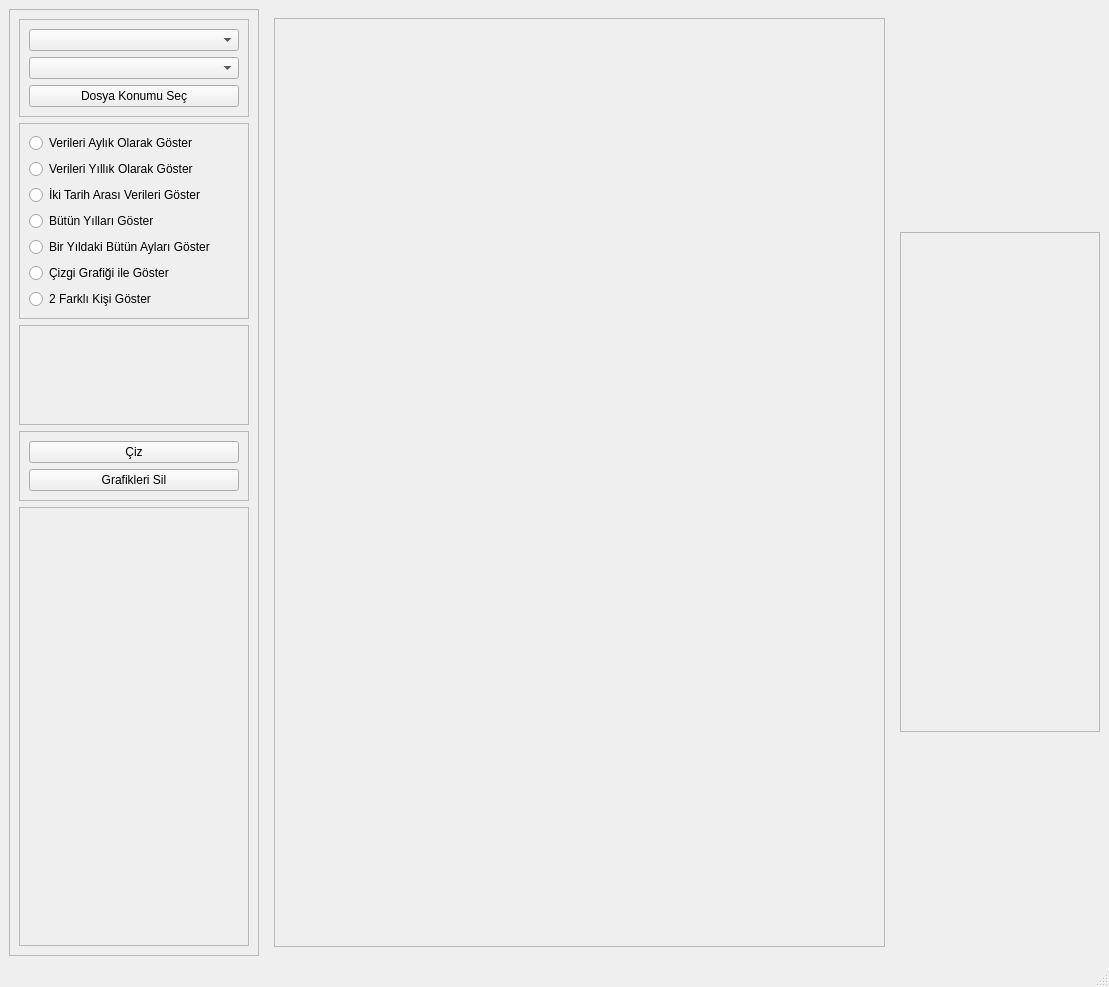
<?xml version="1.0" encoding="UTF-8"?>
<ui version="4.0">
 <class>MainWindow</class>
 <widget class="QMainWindow" name="MainWindow">
  <property name="geometry">
   <rect>
    <x>0</x>
    <y>0</y>
    <width>1109</width>
    <height>987</height>
   </rect>
  </property>
  <property name="windowTitle">
   <string>MainWindow</string>
  </property>
  <widget class="QWidget" name="centralwidget">
   <layout class="QHBoxLayout" name="horizontalLayout">
    <item>
     <widget class="QFrame" name="controlFrame">
      <property name="minimumSize">
       <size>
        <width>0</width>
        <height>0</height>
       </size>
      </property>
      <property name="maximumSize">
       <size>
        <width>250</width>
        <height>1000</height>
       </size>
      </property>
      <property name="frameShape">
       <enum>QFrame::StyledPanel</enum>
      </property>
      <property name="frameShadow">
       <enum>QFrame::Raised</enum>
      </property>
      <layout class="QVBoxLayout" name="verticalLayout_6">
       <item>
        <widget class="QFrame" name="frameFiles">
         <property name="minimumSize">
          <size>
           <width>0</width>
           <height>0</height>
          </size>
         </property>
         <property name="frameShape">
          <enum>QFrame::StyledPanel</enum>
         </property>
         <property name="frameShadow">
          <enum>QFrame::Raised</enum>
         </property>
         <layout class="QVBoxLayout" name="verticalLayout_2">
          <item>
           <widget class="QComboBox" name="cbFileName"/>
          </item>
          <item>
           <widget class="QComboBox" name="cbFileName_2"/>
          </item>
          <item>
           <widget class="QPushButton" name="pbFilePath">
            <property name="text">
             <string>Dosya Konumu Seç</string>
            </property>
           </widget>
          </item>
         </layout>
        </widget>
       </item>
       <item>
        <widget class="QFrame" name="frameChosen">
         <property name="frameShape">
          <enum>QFrame::StyledPanel</enum>
         </property>
         <property name="frameShadow">
          <enum>QFrame::Raised</enum>
         </property>
         <layout class="QVBoxLayout" name="verticalLayout_4">
          <item>
           <widget class="QRadioButton" name="rbMonth">
            <property name="text">
             <string>Verileri Aylık Olarak Göster</string>
            </property>
           </widget>
          </item>
          <item>
           <widget class="QRadioButton" name="rbYear">
            <property name="text">
             <string>Verileri Yıllık Olarak Göster</string>
            </property>
           </widget>
          </item>
          <item>
           <widget class="QRadioButton" name="rbPeriod">
            <property name="text">
             <string>İki Tarih Arası Verileri Göster</string>
            </property>
           </widget>
          </item>
          <item>
           <widget class="QRadioButton" name="rbAllYear">
            <property name="text">
             <string>Bütün Yılları Göster</string>
            </property>
           </widget>
          </item>
          <item>
           <widget class="QRadioButton" name="rbAllMonth">
            <property name="text">
             <string>Bir Yıldaki Bütün Ayları Göster</string>
            </property>
           </widget>
          </item>
          <item>
           <widget class="QRadioButton" name="radioButton">
            <property name="text">
             <string>Çizgi Grafiği ile Göster</string>
            </property>
           </widget>
          </item>
          <item>
           <widget class="QRadioButton" name="rbCompare">
            <property name="text">
             <string>2 Farklı Kişi Göster</string>
            </property>
           </widget>
          </item>
         </layout>
        </widget>
       </item>
       <item>
        <widget class="QFrame" name="frameDate">
         <property name="minimumSize">
          <size>
           <width>150</width>
           <height>100</height>
          </size>
         </property>
         <property name="frameShape">
          <enum>QFrame::StyledPanel</enum>
         </property>
         <property name="frameShadow">
          <enum>QFrame::Raised</enum>
         </property>
         <layout class="QVBoxLayout" name="verticalLayout_3"/>
        </widget>
       </item>
       <item>
        <widget class="QFrame" name="frameButtons">
         <property name="frameShape">
          <enum>QFrame::StyledPanel</enum>
         </property>
         <property name="frameShadow">
          <enum>QFrame::Raised</enum>
         </property>
         <layout class="QVBoxLayout" name="verticalLayout_5">
          <item>
           <widget class="QPushButton" name="buttonDraw">
            <property name="text">
             <string>Çiz</string>
            </property>
           </widget>
          </item>
          <item>
           <widget class="QPushButton" name="buttonDelete">
            <property name="text">
             <string>Grafikleri Sil</string>
            </property>
           </widget>
          </item>
         </layout>
        </widget>
       </item>
       <item>
        <widget class="QScrollArea" name="scrollArea_2">
         <property name="minimumSize">
          <size>
           <width>0</width>
           <height>350</height>
          </size>
         </property>
         <property name="widgetResizable">
          <bool>true</bool>
         </property>
         <widget class="QWidget" name="infoFrame">
          <property name="geometry">
           <rect>
            <x>0</x>
            <y>0</y>
            <width>228</width>
            <height>379</height>
           </rect>
          </property>
          <layout class="QVBoxLayout" name="verticalLayout"/>
         </widget>
        </widget>
       </item>
      </layout>
     </widget>
    </item>
    <item>
     <widget class="QStackedWidget" name="stackedWidget">
      <property name="currentIndex">
       <number>1</number>
      </property>
      <widget class="QWidget" name="page_1">
       <layout class="QVBoxLayout" name="verticalLayout_8">
        <item>
         <widget class="QFrame" name="frameCalendar">
          <property name="frameShape">
           <enum>QFrame::StyledPanel</enum>
          </property>
          <property name="frameShadow">
           <enum>QFrame::Raised</enum>
          </property>
          <layout class="QGridLayout" name="gridLayout">
           <item row="0" column="0">
            <widget class="QFrame" name="frameCalendarView">
             <property name="minimumSize">
              <size>
               <width>500</width>
               <height>500</height>
              </size>
             </property>
             <property name="maximumSize">
              <size>
               <width>500</width>
               <height>500</height>
              </size>
             </property>
             <property name="frameShape">
              <enum>QFrame::StyledPanel</enum>
             </property>
             <property name="frameShadow">
              <enum>QFrame::Raised</enum>
             </property>
             <layout class="QHBoxLayout" name="horizontalLayout_2"/>
            </widget>
           </item>
           <item row="1" column="0">
            <widget class="QFrame" name="frameColorInfo">
             <property name="minimumSize">
              <size>
               <width>500</width>
               <height>80</height>
              </size>
             </property>
             <property name="maximumSize">
              <size>
               <width>500</width>
               <height>80</height>
              </size>
             </property>
             <property name="frameShape">
              <enum>QFrame::StyledPanel</enum>
             </property>
             <property name="frameShadow">
              <enum>QFrame::Raised</enum>
             </property>
             <layout class="QHBoxLayout" name="horizontalLayout_4">
              <item>
               <widget class="QFrame" name="frameGreen">
                <property name="minimumSize">
                 <size>
                  <width>40</width>
                  <height>40</height>
                 </size>
                </property>
                <property name="maximumSize">
                 <size>
                  <width>40</width>
                  <height>40</height>
                 </size>
                </property>
                <property name="frameShape">
                 <enum>QFrame::StyledPanel</enum>
                </property>
                <property name="frameShadow">
                 <enum>QFrame::Raised</enum>
                </property>
               </widget>
              </item>
              <item>
               <widget class="QFrame" name="frameYellow">
                <property name="minimumSize">
                 <size>
                  <width>40</width>
                  <height>40</height>
                 </size>
                </property>
                <property name="maximumSize">
                 <size>
                  <width>40</width>
                  <height>40</height>
                 </size>
                </property>
                <property name="frameShape">
                 <enum>QFrame::StyledPanel</enum>
                </property>
                <property name="frameShadow">
                 <enum>QFrame::Raised</enum>
                </property>
               </widget>
              </item>
              <item>
               <widget class="QFrame" name="frameRed">
                <property name="minimumSize">
                 <size>
                  <width>40</width>
                  <height>40</height>
                 </size>
                </property>
                <property name="maximumSize">
                 <size>
                  <width>40</width>
                  <height>40</height>
                 </size>
                </property>
                <property name="frameShape">
                 <enum>QFrame::StyledPanel</enum>
                </property>
                <property name="frameShadow">
                 <enum>QFrame::Raised</enum>
                </property>
               </widget>
              </item>
             </layout>
            </widget>
           </item>
          </layout>
         </widget>
        </item>
       </layout>
      </widget>
      <widget class="QWidget" name="page_2">
       <layout class="QGridLayout" name="gridLayout_3">
        <item row="0" column="1">
         <widget class="QFrame" name="frameLineChart">
          <property name="minimumSize">
           <size>
            <width>500</width>
            <height>500</height>
           </size>
          </property>
          <property name="maximumSize">
           <size>
            <width>1000</width>
            <height>1000</height>
           </size>
          </property>
          <property name="frameShape">
           <enum>QFrame::StyledPanel</enum>
          </property>
          <property name="frameShadow">
           <enum>QFrame::Raised</enum>
          </property>
          <layout class="QHBoxLayout" name="horizontalLayout_3"/>
         </widget>
        </item>
       </layout>
      </widget>
     </widget>
    </item>
    <item>
     <widget class="QFrame" name="infoFrame_2">
      <property name="minimumSize">
       <size>
        <width>200</width>
        <height>500</height>
       </size>
      </property>
      <property name="maximumSize">
       <size>
        <width>250</width>
        <height>500</height>
       </size>
      </property>
      <property name="frameShape">
       <enum>QFrame::StyledPanel</enum>
      </property>
      <property name="frameShadow">
       <enum>QFrame::Raised</enum>
      </property>
      <layout class="QVBoxLayout" name="verticalLayout_7"/>
     </widget>
    </item>
   </layout>
  </widget>
  <widget class="QMenuBar" name="menubar">
   <property name="geometry">
    <rect>
     <x>0</x>
     <y>0</y>
     <width>1109</width>
     <height>22</height>
    </rect>
   </property>
  </widget>
  <widget class="QStatusBar" name="statusbar"/>
 </widget>
 <resources/>
 <connections/>
</ui>
